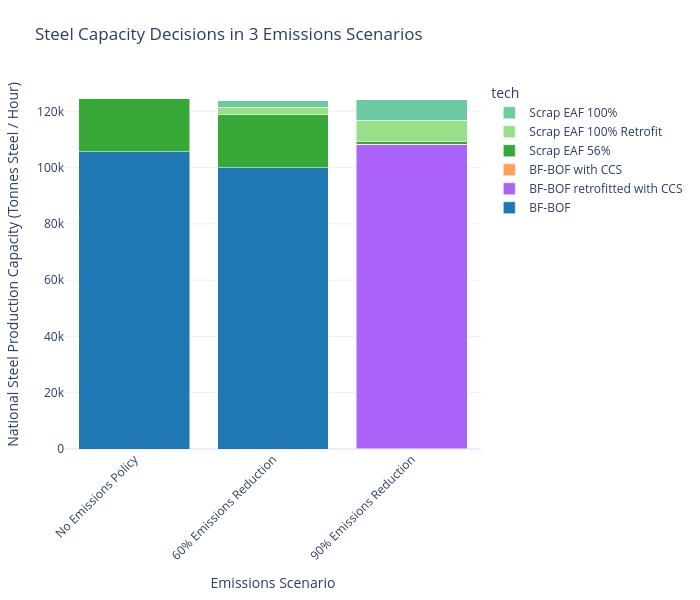

Notebook code cell kept with this figure:
### Code cell
plot_stacked_bar(
    steel_capacity_all_china.T,
    scenario_map=scenario_map,
    name_map=steel_name_map,
    color_map=custom_color_map,
    title_name = "Steel Capacity Decisions in 3 Emissions Scenarios",
    xaxis_name="Emissions Scenario",
    yaxis_name="National Steel Production Capacity (Tonnes Steel / Hour)",
    width=700
)

### Figure 1 — Plotly figure (JSON) as saved in the notebook; plotly's stock layout.template omitted (floating-point values rounded to 4 significant figures)
{"data": [{"hovertemplate": "tech=BF-BOF<br>Emissions Scenario=%{x}<br>National Steel Production Capacity (Tonnes Steel / Hour)=%{y}<extra></extra>", "legendgroup": "BF-BOF", "marker": {"color": "#1f77b4", "pattern": {"shape": ""}}, "name": "BF-BOF", "orientation": "v", "showlegend": true, "textposition": "auto", "type": "bar", "x": ["No Emissions Policy", "60% Emissions Reduction", "90% Emissions Reduction"], "xaxis": "x", "y": [105600.0, 99970.0, 10.19], "yaxis": "y"}, {"hovertemplate": "tech=BF-BOF retrofitted with CCS<br>Emissions Scenario=%{x}<br>National Steel Production Capacity (Tonnes Steel / Hour)=%{y}<extra></extra>", "legendgroup": "BF-BOF retrofitted with CCS", "marker": {"color": "#ab63fa", "pattern": {"shape": ""}}, "name": "BF-BOF retrofitted with CCS", "orientation": "v", "showlegend": true, "textposition": "auto", "type": "bar", "x": ["No Emissions Policy", "60% Emissions Reduction", "90% Emissions Reduction"], "xaxis": "x", "y": [0.3172, 1.514, 108200.0], "yaxis": "y"}, {"hovertemplate": "tech=BF-BOF with CCS<br>Emissions Scenario=%{x}<br>National Steel Production Capacity (Tonnes Steel / Hour)=%{y}<extra></extra>", "legendgroup": "BF-BOF with CCS", "marker": {"color": "#FFA15A", "pattern": {"shape": ""}}, "name": "BF-BOF with CCS", "orientation": "v", "showlegend": true, "textposition": "auto", "type": "bar", "x": ["No Emissions Policy", "60% Emissions Reduction", "90% Emissions Reduction"], "xaxis": "x", "y": [0.2232, 0.5521, 1.839], "yaxis": "y"}, {"hovertemplate": "tech=Scrap EAF 56%<br>Emissions Scenario=%{x}<br>National Steel Production Capacity (Tonnes Steel / Hour)=%{y}<extra></extra>", "legendgroup": "Scrap EAF 56%", "marker": {"color": "#38a938", "pattern": {"shape": ""}}, "name": "Scrap EAF 56%", "orientation": "v", "showlegend": true, "textposition": "auto", "type": "bar", "x": ["No Emissions Policy", "60% Emissions Reduction", "90% Emissions Reduction"], "xaxis": "x", "y": [18990.0, 18990.0, 1175.0], "yaxis": "y"}, {"hovertemplate": "tech=Scrap EAF 100% Retrofit<br>Emissions Scenario=%{x}<br>National Steel Production Capacity (Tonnes Steel / Hour)=%{y}<extra></extra>", "legendgroup": "Scrap EAF 100% Retrofit", "marker": {"color": "#98df8a", "pattern": {"shape": ""}}, "name": "Scrap EAF 100% Retrofit", "orientation": "v", "showlegend": true, "textposition": "auto", "type": "bar", "x": ["No Emissions Policy", "60% Emissions Reduction", "90% Emissions Reduction"], "xaxis": "x", "y": [1.592, 2433.0, 7398.0], "yaxis": "y"}, {"hovertemplate": "tech=Scrap EAF 100%<br>Emissions Scenario=%{x}<br>National Steel Production Capacity (Tonnes Steel / Hour)=%{y}<extra></extra>", "legendgroup": "Scrap EAF 100%", "marker": {"color": "#6acaa2", "pattern": {"shape": ""}}, "name": "Scrap EAF 100%", "orientation": "v", "showlegend": true, "textposition": "auto", "type": "bar", "x": ["No Emissions Policy", "60% Emissions Reduction", "90% Emissions Reduction"], "xaxis": "x", "y": [1.592, 2433.0, 7398.0], "yaxis": "y"}], "layout": {"barmode": "stack", "height": 600, "legend": {"title": {"text": "tech"}, "tracegroupgap": 0, "traceorder": "reversed"}, "margin": {"b": 80, "l": 60, "r": 60, "t": 80}, "title": {"text": "Steel Capacity Decisions in 3 Emissions Scenarios"}, "width": 700, "xaxis": {"anchor": "y", "domain": [0, 1], "tickangle": -45, "title": {"text": "Emissions Scenario"}}, "yaxis": {"anchor": "x", "domain": [0, 1], "title": {"text": "National Steel Production Capacity (Tonnes Steel / Hour)"}}}}
